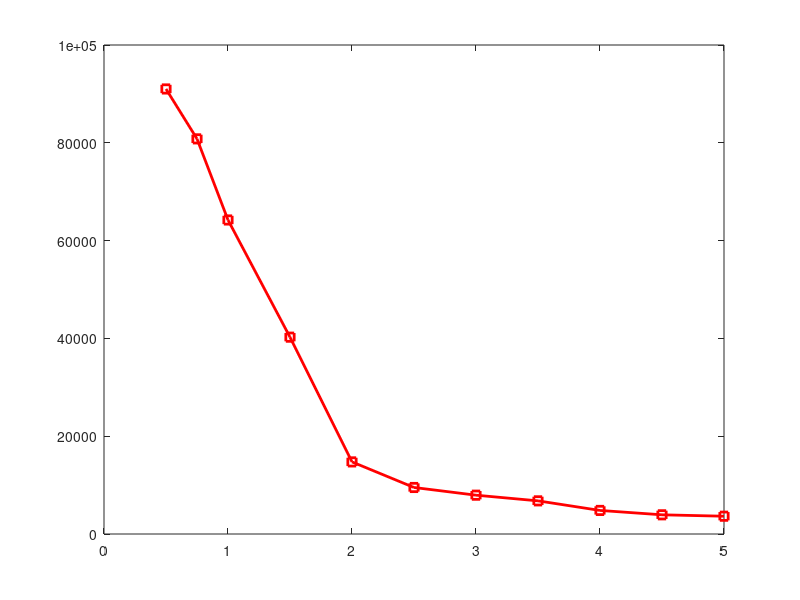
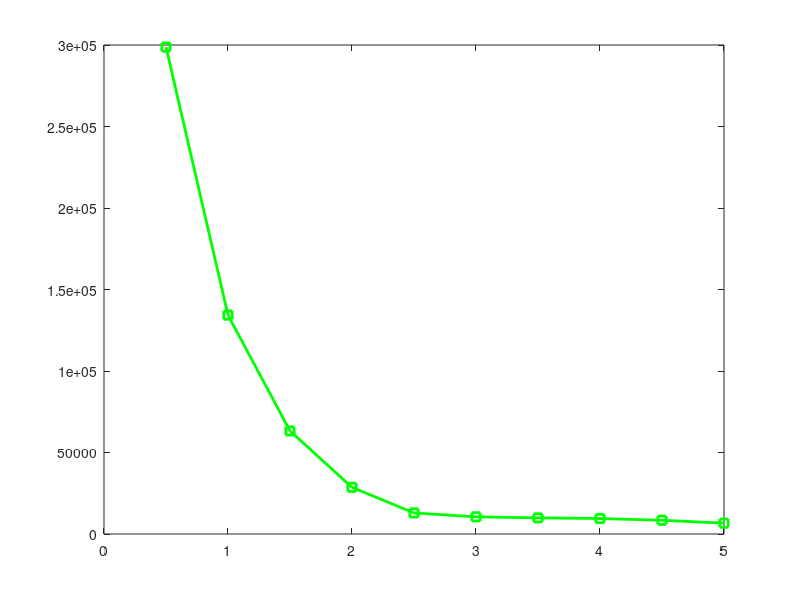
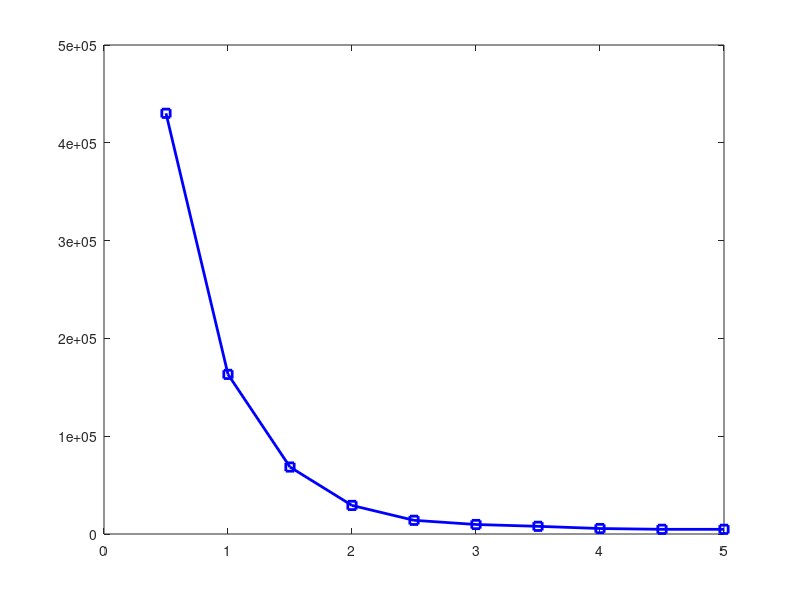
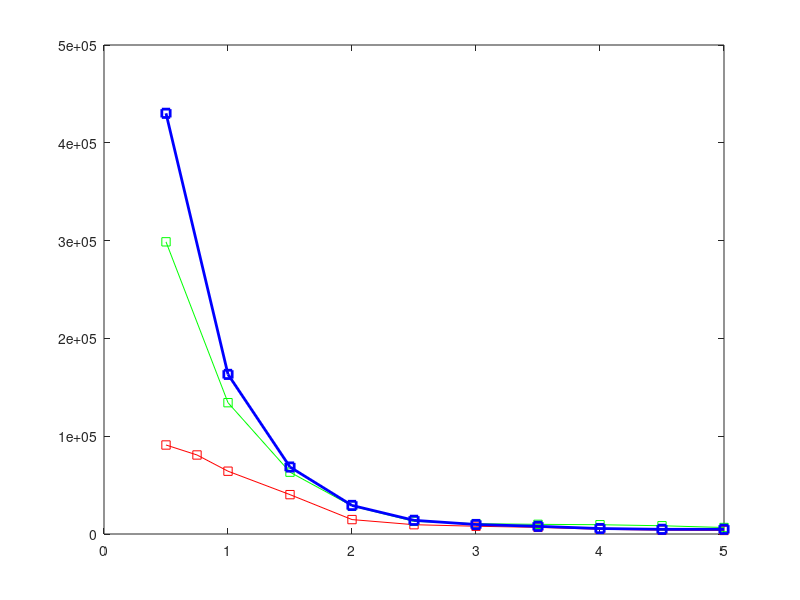

MATLAB code to generate these figures, in order: (Note: this script raises an error after producing the figures.)

load('3_layers_025_to_075_results.mat','Q')
Q_1=Q;
load('3_layers_05_to_50_results.mat','Q')
Q_2 = Q;
theta_1 = [0.5 0.75]
theta_2 = linspace(1,5,9);
theta_full_3 = cat(2,theta_1,theta_2);
Q_full_3_layers=cat(2,Q_1(2:3),Q_2(2:10));
g3=figure
plot(theta_full_3,Q_full_3_layers,'-sr','Linewidth',2)

load('4_layers_05_to_50_results.mat','Q')
Q_1=Q;
load('4_layers_45_to_50_results.mat','Q')
Q_2 = Q;
theta_full_4 = linspace(0.5,5,10);
Q_full_4_layers=cat(2,Q_1(1:8),Q_2);
g4=figure
plot(theta_full_4,Q_full_4_layers,'-sg','Linewidth',2)

load('5_layers_05_to_15_results.mat','Q')
Q_1=Q;
load('5_layers_05_to_50_results.mat','Q')
Q_2 = Q;
theta_full_5 = linspace(0.5,5,10);
Q_full_5_layers=cat(2,Q_1(1:3),Q_2(4:10));
g5=figure
plot(theta_full_5,Q_full_5_layers,'-sb','Linewidth',2)


g6=figure
plot(theta_full_3,Q_full_3_layers,'-sr',theta_full_4,Q_full_4_layers,'-sg',...
    theta_full_5,Q_full_5_layers,'-sb','Linewidth',2)
h5 = legend('3 layers','4 layers','5 layers',3);
xlabel('theta, deg')
axis tight
ax = gca;
ax.XAxis.MinorTick = 'on';
ylabel('Q')
set(gca,'fontsize', 16)